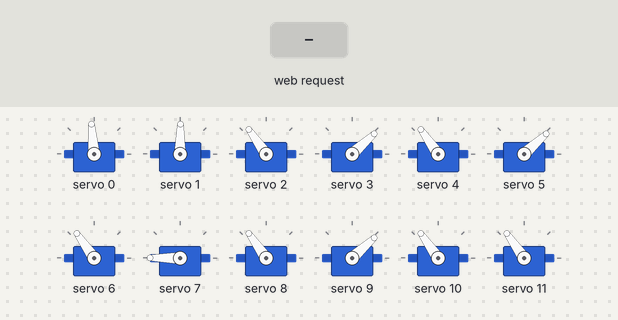
A sketch run on a simulated ESP32. Parts: 12 × servo. Inputs (shaded band) come from the test bench. WiFi joins after 1.5 s; servers stay silent unless stated; what the sketch prints to the serial monitor is not drawn.

Above: at 2.7 s.
2.8 s: HTTP request GET /salute received
At 4.63 s:
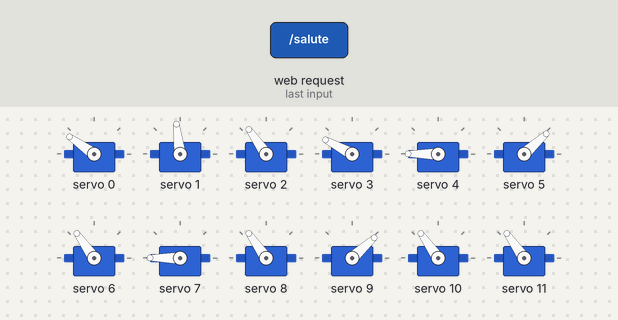
5.8 s: HTTP request GET /reset received
At 7.38 s:
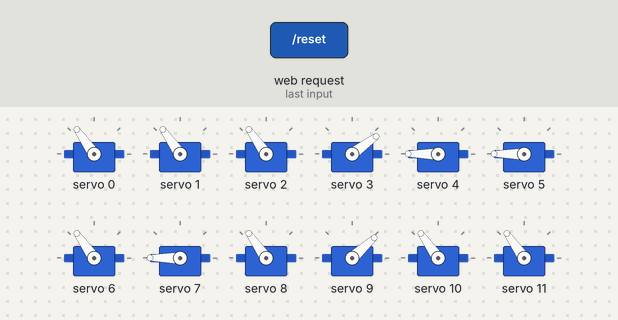
8.8 s: HTTP request GET /salute?ch=1 received
At 9.25 s:
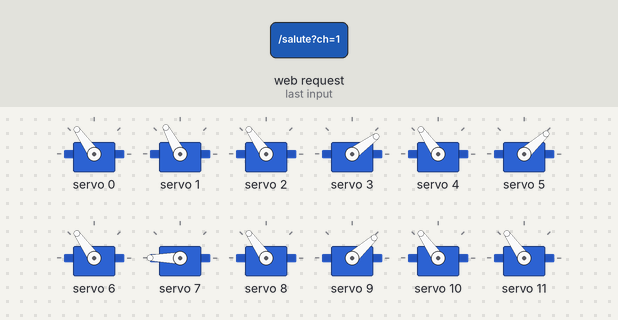
11.8 s: HTTP request GET /reset?ch=1 received
At 12.21 s:
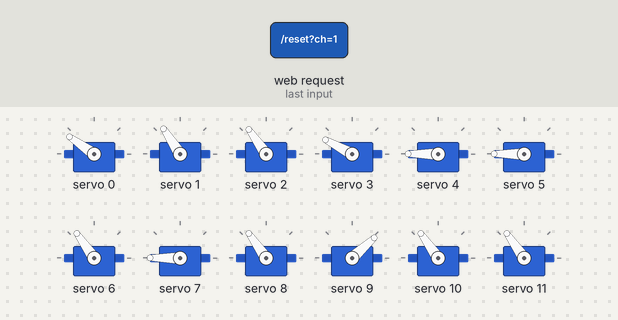
14.8 s: HTTP request GET /salute?ch=0 received
At 15.76 s:
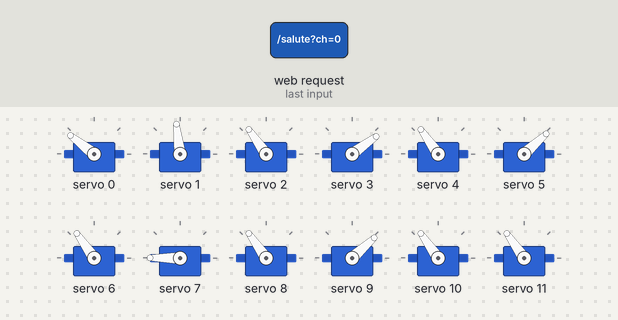
17.8 s: HTTP request GET /set?ch=1&val=1 received
At 19.1 s:
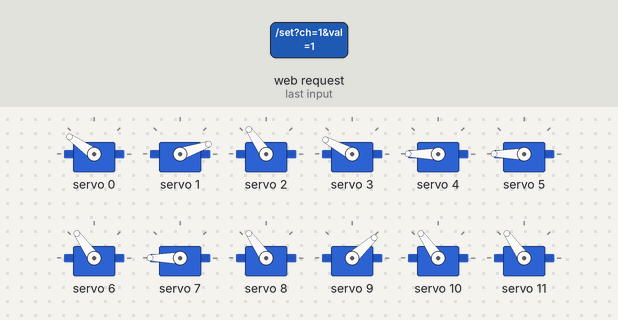
Timing chart, 0 to 20.7 s (numbered marks = the images above; inputs shaded):
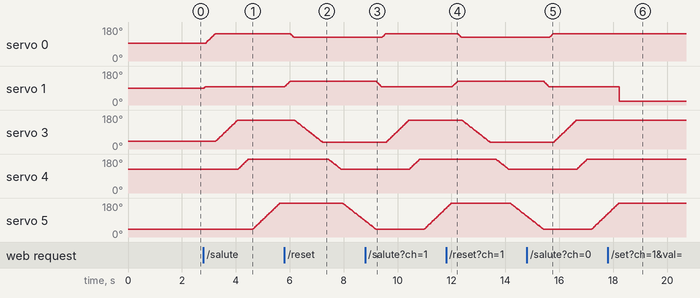

Measured:
- after the input at 2.8 s, servo 0: moves from 95° to 145° over 0.34 s, starting after 0.10 s; servo 1: 89° → 97° at once; servo 3: moves from 42° to 152° over 0.79 s, starting after 0.46 s; servo 4: moves from 125° to 180° over 0.38 s, starting after 1.3 s; servo 5: moves from 42° to 180° over 1.0 s, starting after 1.8 s
- after the input at 5.8 s, servo 0: 145° → 125° after 0.22 s; servo 1: moves from 97° to 125° over 0.21 s, starting at once; servo 3: moves from 152° to 36° over 1.0 s, starting after 0.39 s; servo 4: moves from 180° to 125° over 0.49 s, starting after 1.6 s; servo 5: moves from 180° to 85° over 0.84 s, starting after 2.2 s
- after the input at 8.8 s, servo 0: 125° → 145° after 0.63 s; servo 1: 125° → 97° after 0.42 s; servo 3: moves from 36° to 152° over 0.83 s, starting after 0.79 s; servo 4: moves from 125° to 180° over 0.40 s, starting after 1.6 s
- after the input at 11.8 s, servo 0: 145° → 125° after 0.43 s; servo 1: moves from 97° to 125° over 0.21 s, starting after 0.22 s; servo 3: moves from 152° to 36° over 1.0 s, starting after 0.61 s; servo 4: moves from 180° to 125° over 0.49 s, starting after 1.8 s
- after the input at 14.8 s, servo 0: 125° → 145° after 0.84 s; servo 1: 125° → 97° after 0.63 s; servo 3: moves from 36° to 152° over 0.83 s, starting after 1.0 s; servo 4: moves from 125° to 180° over 0.40 s, starting after 1.8 s
- after the input at 17.8 s, servo 1: 97° → 19° after 0.43 s

The sketch:

Humanoid_ROBOT.ino
```cpp
#include <Wire.h>
#include <Adafruit_PWMServoDriver.h>
#include <WiFi.h>
#include <WebServer.h>

// ================= WiFi Configuration =================
const char* WIFI_SSID = "Aniket";
const char* WIFI_PASS = "00000000";

// ================= PCA9685 Configuration =================
#define PCA_ADDR   0x40
#define SERVOMIN   150
#define SERVOMAX   600
#define SERVO_FREQ 50

Adafruit_PWMServoDriver pwm = Adafruit_PWMServoDriver(PCA_ADDR);

// ================= Initial Servo Angles =================
int servoAngles[16] = {
  65, 60, 90, 20, 90, 20, 90, 140,
  90, 20, 90, 90, 90, 90, 90, 90
};

// ================= Servo Names =================
const char* servoNames[16] = {
  "Head", "Neck", "R_Shoulder", "R_ARM1", "R_ARM2", "R_Hand",
  "L_Shoulder", "L_ARM1", "L_ARM2", "L_Hand",
  "R_Leg", "R_Knee", "L_Leg", "L_Knee", "Servo14", "Servo15"
};

WebServer server(80);

// ================= Helper: Set Servo Angle =================
void setServoAngle(uint8_t ch, int angle) {
  angle = constrain(angle, 0, 180);
  servoAngles[ch] = angle;

  int pulseLen = map(angle, 0, 180, SERVOMIN, SERVOMAX);
  pwm.setPWM(ch, 0, pulseLen);
}

// ================= Smooth Movement =================
void moveServoSmooth(uint8_t ch, int targetAngle, int stepDelay) {
  int currentAngle = servoAngles[ch];

  if (targetAngle > currentAngle) {
    for (int pos = currentAngle; pos <= targetAngle; pos++) {
      setServoAngle(ch, pos);
      delay(stepDelay);
    }
  } else {
    for (int pos = currentAngle; pos >= targetAngle; pos--) {
      setServoAngle(ch, pos);
      delay(stepDelay);
    }
  }
}

// ================= Reset Position =================
void resetPosition() {

  moveServoSmooth(1, 90, 8);   // Neck
  moveServoSmooth(0, 90, 8);   // Head

  moveServoSmooth(2, 90, 10);  // R_Shoulder
  moveServoSmooth(3, 15, 10);  // R_ARM1
  moveServoSmooth(4, 90, 10);  // R_ARM2
  moveServoSmooth(5, 20, 10);  // R_Hand

  Serial.println("Reset Done!");
}

// ================= Salute Action =================
void performSalute() {
  Serial.println("Performing salute...");

  moveServoSmooth(1, 67, 8);   // Neck
  moveServoSmooth(0, 107, 8);  // Head

  moveServoSmooth(2, 90, 8);   // R_Shoulder
  moveServoSmooth(3, 113, 8);  // R_ARM1
  moveServoSmooth(4, 155, 8);  // R_ARM2
  moveServoSmooth(5, 139, 8);  // R_Hand

  Serial.println("Salute Done!");
}

// ================= Web Page =================
String htmlPage() {
  String page;
  page += "<!DOCTYPE html><html><head>";
  page += "<meta name='viewport' content='width=device-width, initial-scale=1'>";
  page += "<style>";
  page += "body{font-family:Arial;text-align:center;}";
  page += ".servoBox{border:1px solid #ccc;padding:10px;margin:10px;display:inline-block;}";
  page += "button{margin:2px;padding:5px 10px;}";
  page += "input[type=range]{width:200px;}";
  page += "</style></head><body>";

  page += "<h2>ESP32 PCA9685 Humanoid Controller</h2>";

  for (int i = 0; i < 16; i++) {
    page += "<div class='servoBox'><h3>";
    page += servoNames[i];
    page += " (" + String(i) + ")</h3>";

    page += "<input type='range' min='0' max='180' value='";
    page += servoAngles[i];
    page += "' id='slider" + String(i) + "'";
    page += " oninput='updateLabel(" + String(i) + ", this.value)'";
    page += " onchange='sendValue(" + String(i) + ", this.value)'>";

    page += "<br><button onclick='changeVal(" + String(i) + ", -1)'>-</button>";
    page += "<span id='label" + String(i) + "'>" + String(servoAngles[i]) + "</span>°";
    page += "<button onclick='changeVal(" + String(i) + ", 1)'>+</button>";
    page += "</div>";
  }

  page += "<br><br><button style='font-size:18px;background-color:orange;' onclick='recordAction()'>Record Action</button>";
  page += "<br><br><button style='font-size:18px;background-color:lightgreen;' onclick='saluteAction()'>Salute</button>";
  page += "<br><br><button style='font-size:18px;background-color:lightblue;' onclick='resetAction()'>Reset</button>";

  page += "<script>";
  page += "function updateLabel(ch,val){document.getElementById('label'+ch).innerText=val;}";
  page += "function sendValue(ch,val){fetch(`/set?ch=${ch}&val=${val}`);}";
  page += "function changeVal(ch,d){let s=document.getElementById('slider'+ch);";
  page += "let v=parseInt(s.value)+d; if(v<0)v=0;if(v>180)v=180;";
  page += "s.value=v;updateLabel(ch,v);sendValue(ch,v);}";
  page += "function recordAction(){fetch('/record').then(r=>r.text()).then(t=>alert(t));}";
  page += "function saluteAction(){fetch('/salute');}";
  page += "function resetAction(){fetch('/reset');}";
  page += "</script></body></html>";

  return page;
}

// ================= HTTP Handlers =================
void handleRoot() {
  server.send(200, "text/html", htmlPage());
}

void handleSet() {
  if (server.hasArg("ch") && server.hasArg("val")) {
    int ch = server.arg("ch").toInt();
    int val = server.arg("val").toInt();

    if (ch >= 0 && ch < 16) {
      setServoAngle(ch, val);
      server.send(200, "text/plain", "OK");
      return;
    }
  }
  server.send(400, "text/plain", "Bad Request");
}

void handleRecord() {
  Serial.println("----- Recorded Action -----");
  Serial.printf("%-4s %-12s %-10s\n", "No", "Name", "Angle");
  for (int i = 0; i < 16; i++) {
    Serial.printf("%-4d %-12s %-10d\n", i, servoNames[i], servoAngles[i]);
  }
  Serial.println("---------------------------");

  server.send(200, "text/plain", "Action recorded! Check Serial Monitor.");
}

void handleSalute() {
  performSalute();
  server.send(200, "text/plain", "Salute Performed");
}

void handleReset() {
  resetPosition();
  server.send(200, "text/plain", "Reset Done");
}

// ================= Setup =================
void setup() {
  Serial.begin(115200);
  Wire.begin();

  pwm.begin();
  pwm.setPWMFreq(SERVO_FREQ);

  for (int i = 0; i < 16; i++) {
    setServoAngle(i, servoAngles[i]);
  }

  WiFi.begin(WIFI_SSID, WIFI_PASS);
  Serial.print("Connecting to WiFi");

  while (WiFi.status() != WL_CONNECTED) {
    delay(500);
    Serial.print(".");
  }

  Serial.println("\nConnected!");
  Serial.println(WiFi.localIP());

  server.on("/", handleRoot);
  server.on("/set", handleSet);
  server.on("/record", handleRecord);
  server.on("/salute", handleSalute);
  server.on("/reset", handleReset);

  server.begin();
  Serial.println("HTTP Server Started");
}

// ================= Loop =================
void loop() {
  server.handleClient();
}
```
